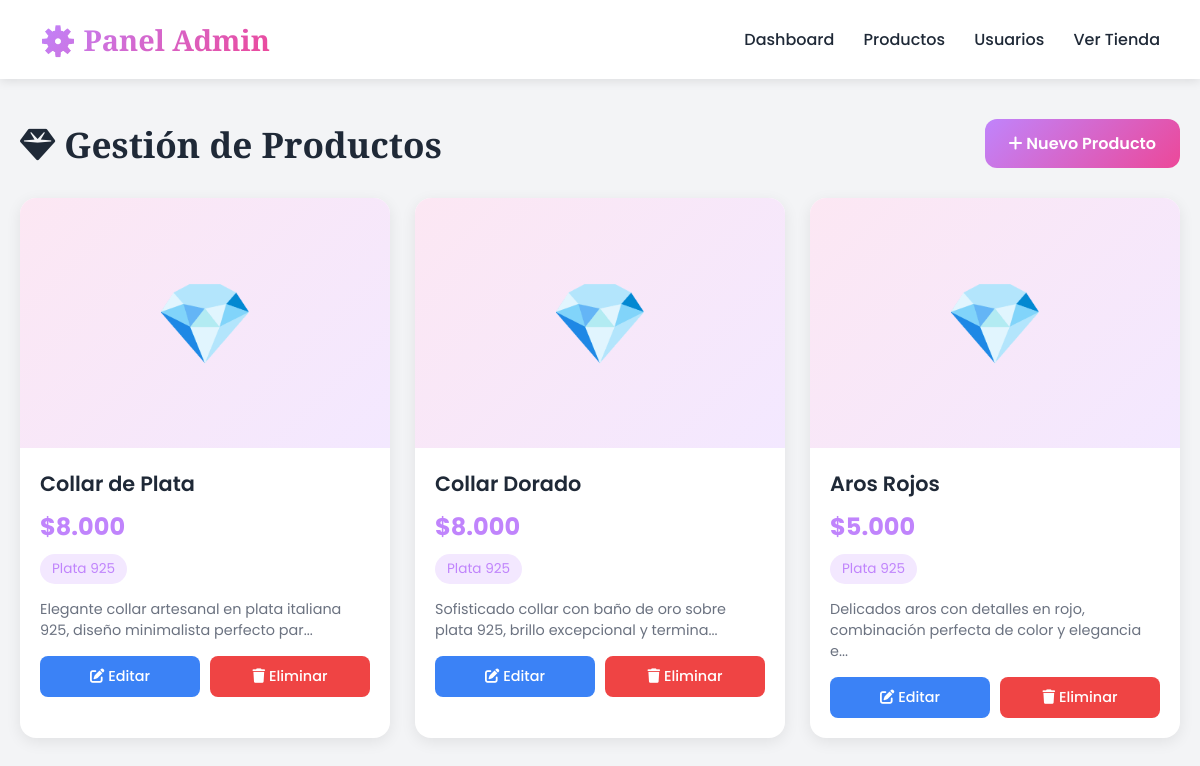
Before: /admin/productos (signed in) with the older database file.
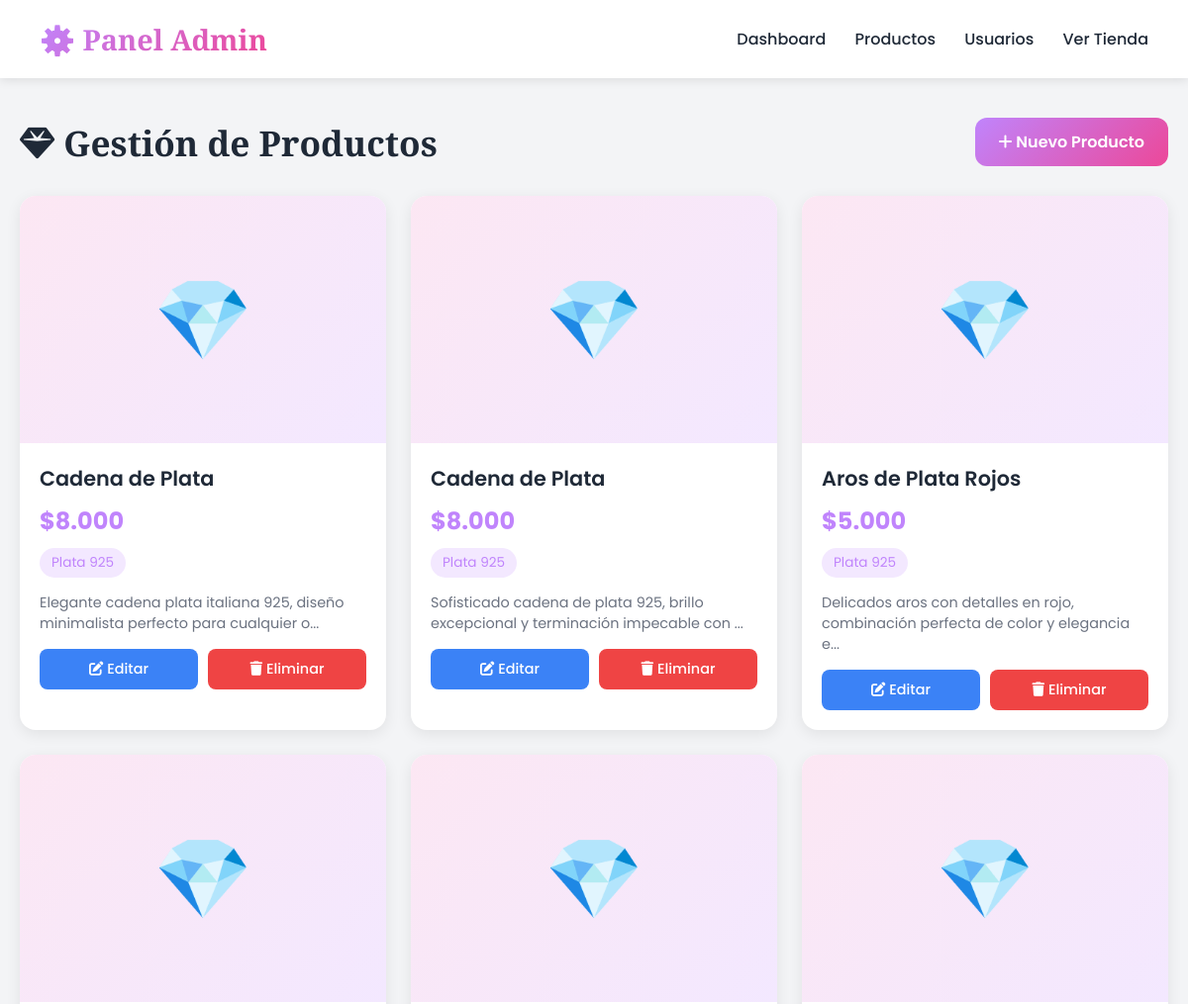
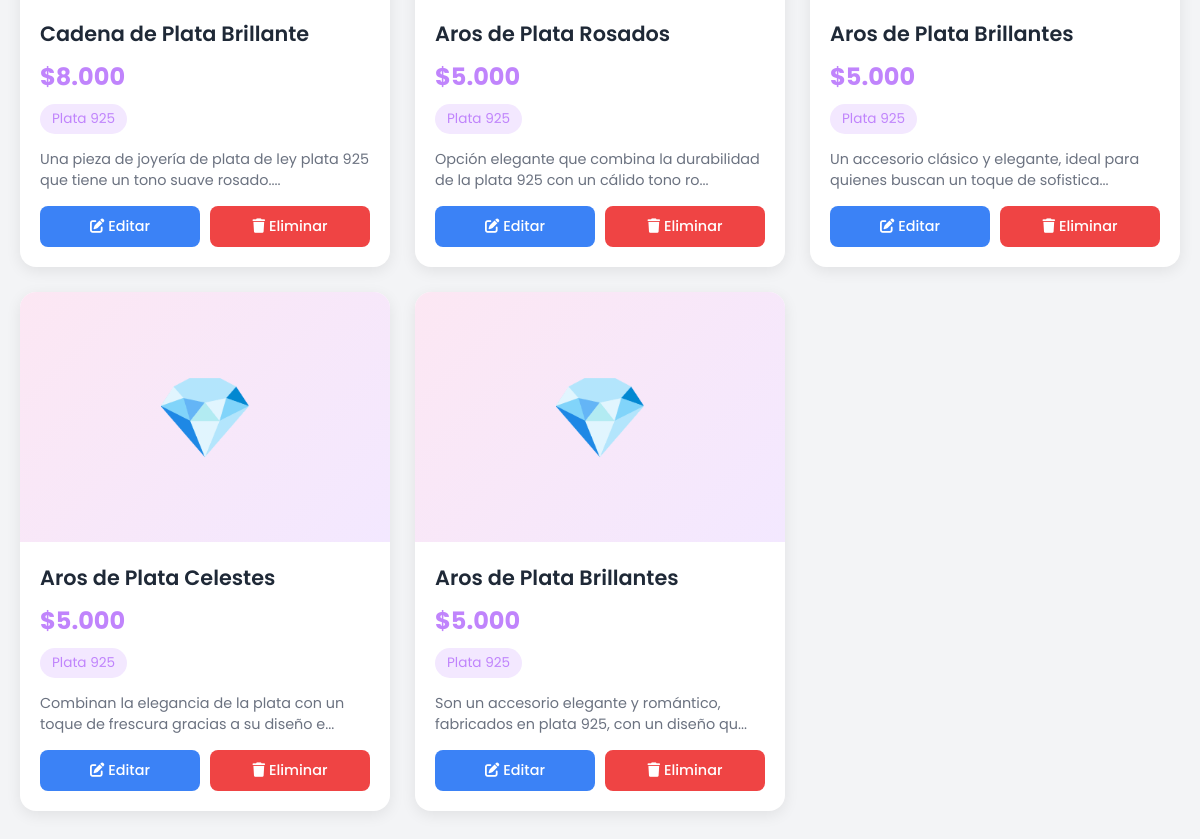
After: the same page with the newer database file (2 pictures, top to bottom).
### app.py (models this page shows, shortened)
class Producto(db.Model):
    id = db.Column(db.Integer, primary_key=True)
    nombre = db.Column(db.String(100), nullable=False)
    descripcion = db.Column(db.Text, nullable=False)
    precio = db.Column(db.Integer, nullable=False)
    tag = db.Column(db.String(50), default='Plata 925')
    imagen = db.Column(db.String(200), default='default.jpg')

### app.py (the view)
@app.route('/admin/productos')
@admin_requerido
def admin_productos():
    productos = Producto.query.all()
    return render_template('admin/productos.html', productos=productos)

### app.py (called while the page is built)
def admin_requerido(f):
    @wraps(f)
    def decorated_function(*args, **kwargs):
        if 'usuario_id' not in session:
            flash('Por favor inicia sesión', 'warning')
            return redirect(url_for('login'))
        usuario = Usuario.query.get(session['usuario_id'])
        if not usuario or not usuario.es_admin:
            flash('No tienes permisos de administrador', 'danger')
            return redirect(url_for('index'))
        return f(*args, **kwargs)
    return decorated_function

### src/templates/admin/productos.html (shortened to what this page needs)
<!DOCTYPE html>
<html lang="es">
<head>
    <link rel="stylesheet" href="https://cdnjs.cloudflare.com/ajax/libs/font-awesome/6.4.0/css/all.min.css">
</head>
<body>
    <nav class="admin-nav">
        <div class="logo">⚙️ Panel Admin</div>
        <div class="nav-links">
            <a href="{{ url_for('admin_dashboard') }}">Dashboard</a>
            <a href="{{ url_for('admin_productos') }}">Productos</a>
            <a href="{{ url_for('admin_usuarios') }}">Usuarios</a>
            <a href="{{ url_for('index') }}">Ver Tienda</a>
        </div>
    </nav>
    <div class="container">
        <div class="header">
            <h1><i class="fas fa-gem"></i> Gestión de Productos</h1>
            <a href="{{ url_for('crear_producto') }}" class="btn btn-primary">
                <i class="fas fa-plus"></i> Nuevo Producto
            </a>
        </div>
        {% if productos %}
        <div class="products-grid">
            {% for producto in productos %}
            <div class="product-card">
                <div class="product-image">💎</div>
                <div class="product-info">
                    <div class="product-name">{{ producto.nombre }}</div>
                    <div class="product-price">${{ "{:,}".format(producto.precio).replace(',', '.') }}</div>
                    <div class="product-tag">{{ producto.tag }}</div>
                    <p style="color: #6b7280; font-size: 0.9rem; margin-bottom: 15px;">
                        {{ producto.descripcion[:80] }}...
                    </p>
                    <div class="product-actions">
                        <a href="{{ url_for('editar_producto', id=producto.id) }}" class="btn-small btn-edit">
                            <i class="fas fa-edit"></i> Editar
                        </a>
                        <a href="{{ url_for('eliminar_producto', id=producto.id) }}"
                           class="btn-small btn-delete"
                           onclick="return confirm('¿Estás seguro de eliminar {{ producto.nombre }}?')">
                            <i class="fas fa-trash"></i> Eliminar
                        </a>
                    </div>
                </div>
            </div>
            {% endfor %}
        </div>
        {% endif %}
    </div>
</body>
</html>

Changed rows visible on the page:
changed Producto: nombre "Collar de Plata" → "Cadena de Plata"; descripcion "Elegante collar artesanal en plata italiana 925, diseño minimalista perfecto par" → "Elegante cadena plata italiana 925, diseño minimalista perfecto para cualquier o"
changed Producto: nombre "Collar Dorado" → "Cadena de Plata"; descripcion "Sofisticado collar con baño de oro sobre plata 925, brillo excepcional y termina" → "Sofisticado cadena de plata 925, brillo excepcional y terminación impecable con"
changed Producto "Delicados aros con detalles en rojo, combinación perfecta de color y elegancia e": nombre "Aros Rojos" → "Aros de Plata Rojos"
added Producto: nombre "Cadena de Plata Brillante", precio "8.000", tag "Plata 925", descripcion "Una pieza de joyería de plata de ley plata 925 que tiene un tono suave rosado."
added Producto: nombre "Aros de Plata Rosados", precio "5.000", tag "Plata 925", descripcion "Opción elegante que combina la durabilidad de la plata 925 con un cálido tono ro"
added Producto: nombre "Aros de Plata Brillantes", precio "5.000", tag "Plata 925", descripcion "Un accesorio clásico y elegante, ideal para quienes buscan un toque de sofistica"
added Producto: nombre "Aros de Plata Celestes", precio "5.000", tag "Plata 925", descripcion "Combinan la elegancia de la plata con un toque de frescura gracias a su diseño e"
added Producto: nombre "Aros de Plata Brillantes", precio "5.000", tag "Plata 925", descripcion "Son un accesorio elegante y romántico, fabricados en plata 925, con un diseño qu"
